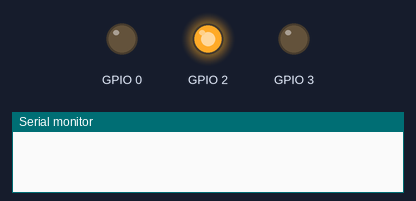
The sketch below on a simulated ESP8266 (NodeMCU). Parts: output pins drawn as LEDs (lit = HIGH), the last lines printed to the serial monitor. WiFi joins after 1.5 s; servers stay silent unless stated.

Above: at 0.1 s.
At 0.6 s:
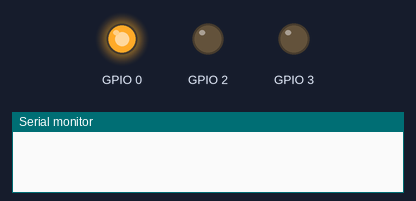
At 1.1 s:
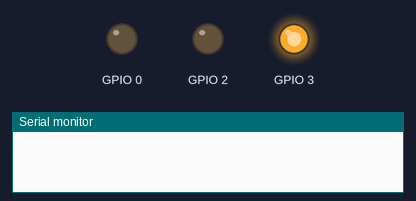
At 1.6 s:
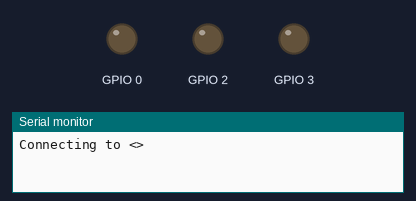
Timing chart, 0 to 3.1 s (numbered marks = the images above):
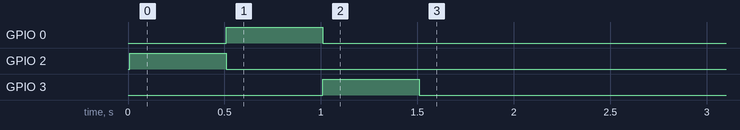

The sketch:

tweetrecv.ino
```cpp
/*
 *  This sketch sends data via HTTP GET requests to data.sparkfun.com service.
 *
 *  You need to get streamId and privateKey at data.sparkfun.com and paste them
 *  below. Or just customize this script to talk to other HTTP servers.
 *
 */

#include <ESP8266WiFi.h>
IPAddress ip(192,168,133,254);
IPAddress gateway(192,168,133,111);
IPAddress subnet(255,255,0,0);


const char* ssid     = "<>";
const char* password = "<>";

const char* host = "192.168.133.18";
const char* streamId   = "....................";
const char* privateKey = "....................";

void setup() {


  Serial.begin(115200);
  delay(10);

  // We start by connecting to a WiFi network

  pinMode(0, OUTPUT);
  pinMode(2, OUTPUT);
  pinMode(3, OUTPUT);

  digitalWrite(2, HIGH);
  delay(500);
  digitalWrite(2, LOW);
  digitalWrite(0, HIGH);
  delay(500);
  digitalWrite(0, LOW);
  digitalWrite(3, HIGH);
  delay(500);
  digitalWrite(3, LOW);
  Serial.println();
  Serial.println();
  Serial.print("Connecting to ");
  Serial.println(ssid);

  WiFi.begin(ssid, password);
  WiFi.config(ip, gateway, subnet);
  while (WiFi.status() != WL_CONNECTED) {
    delay(500);
    Serial.print(".");
  }

  Serial.println("");
  Serial.println("WiFi connected");
  Serial.println("IP address: ");
  Serial.println(WiFi.localIP());
}

int value = 0;

void loop() {
  delay(5000);
  ++value;

  Serial.print("connecting to ");
  Serial.println(host);

  // Use WiFiClient class to create TCP connections
  WiFiClient client;
  const int httpPort = 50000;
  if (!client.connect(host, httpPort)) {
    Serial.println("connection failed");
    return;
  }

  // We now create a URI for the request

  delay(10);

  // Read all the lines of the reply from server and print them to Serial
  while(client.available()){
    String line = client.readStringUntil('\r');
    if ((char)line[0] == 'R'){
      Serial.print(line);
      digitalWrite(2, LOW);
      digitalWrite(0, HIGH);
      digitalWrite(3, LOW);

    }
    if ((char)line[0] == 'G'){
      Serial.print(line);
      digitalWrite(0, LOW);
      digitalWrite(2, HIGH);
      digitalWrite(3, LOW);
    }

    if ((char)line[0] == 'B'){
      Serial.print(line);
      digitalWrite(0, LOW);
      digitalWrite(2, LOW);
      digitalWrite(3, HIGH);
    }
  }

  Serial.println();
  Serial.println("closing connection");
}
```
